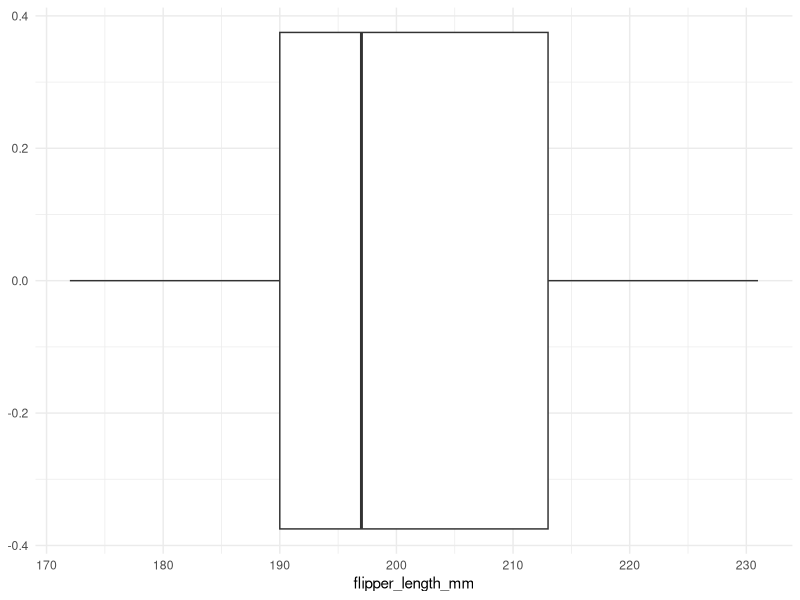
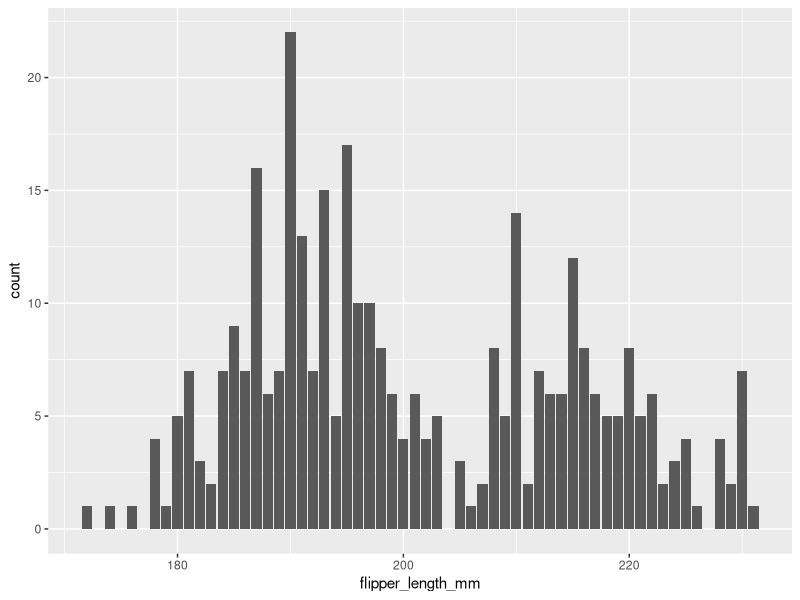
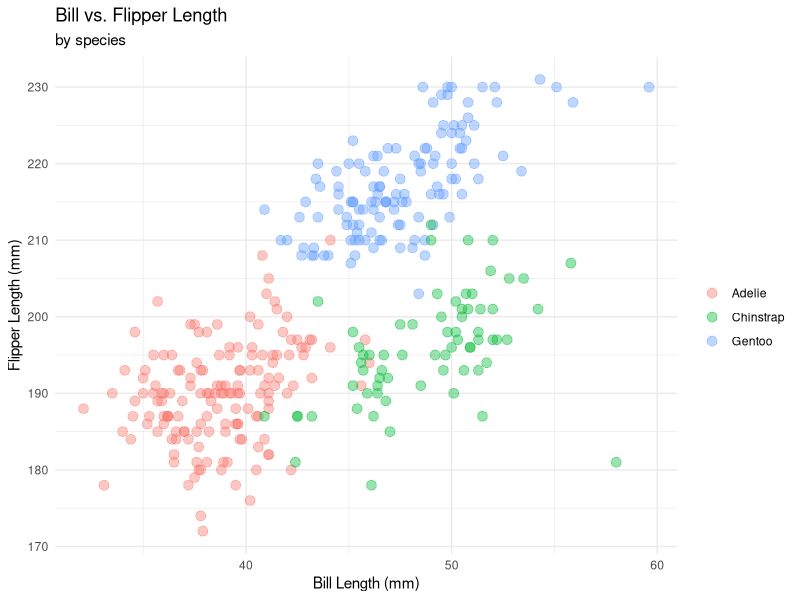

Write R code to recreate these figures, in order.

# Setup -------------------------------------------------------------------

# Install libraries (only need to do once)
# install.packages("tidyverse")
# install.packages("palmerpenguins")

# Load libraries
library(tidyverse)
library(palmerpenguins)

# Examine the Data --------------------------------------------------------

# Look at the data. If you don't want to load the entire library, you can call
# just one function by using package_name::function_name
palmerpenguins::penguins 

# You'll notice there are 344 rows and 8 columns. Everything doesn't fit nicely
# in the console, but there are several different ways to look at the data.
view(penguins)
str(penguins)
glimpse(penguins)
colnames(penguins)

# What if we want to find out which species are included in the data?
unique(penguins$species)

# Intro to dplyr ----------------------------------------------------------

# How many are male?
filter(penguins, sex == "male")

# How many are male on Biscoe island? 
filter(penguins, sex == "male", island == "biscoe")

# Why are there no results? R is case-sensitive and a single letter being wrong
# can break your code. In this case we didn't capitalize "Biscoe"
# How many are male on Biscoe island? 
filter(penguins, sex == "male", island == "Biscoe")

# What if we wanted to sort our female penguins by flipper length? Now we have
# two actions. This is where the pipe operator comes in! Written as either %>%
# or |>, this allow us to chain operations together and is where the design of
# the tidyverse is incredibly helpful.
penguins |> 
  filter(sex == "female") |> 
  arrange(flipper_length_mm)

# Some other ways to filter:

# Using boolean operators
penguins |> 
  filter(bill_length_mm > 40)
penguins |> 
  filter(bill_length_mm >= 40)

# By missing values
penguins |> 
  filter(is.na(flipper_length_mm))
penguins |> 
  filter(!is.na(flipper_length_mm))

# Now let's make a new variable based on flipper length that groups them into
# buckets of "short", "average", and "long". First, let's make a box plot of the
# flipper length.
penguins |> 
  ggplot(aes(flipper_length_mm)) +
  geom_boxplot() +
  theme_minimal()

# We'll use the mutate function to create a new variable, and the case_when
# function from dplyr to create our buckets. Finally, we'll select only the
# original flipper length in mm and the new bucket columns and look at the first
# observations using `head`
penguins |>
  mutate(flipper_length = case_when(
    flipper_length_mm < 190 ~ "short",
    flipper_length_mm >= 190 &
      flipper_length_mm < 213 ~ "average",
    flipper_length_mm > 213 ~ "long"
  )) |>
  select(flipper_length_mm, flipper_length) |>
  head()

# Finally let's look at the average flipper length by species. First we'll group
# by the species and then summarise by the mean (average) flipper length
penguins |> 
  group_by(species) |> 
  summarise(avg_flipper_length = mean(flipper_length_mm))

# We get a result for Chinstrap penguins, but not Adelie or Gentoo. What
# happened? if you remember when we looked at the data, there are some rows with
# missing observations (denoted by NA). We need to tell R to summarise the data
# and exclude those missing values
penguins |> 
  group_by(species) |> 
  summarise(avg_flipper_length = mean(flipper_length_mm, na.rm = TRUE))

# Intro to ggplot2 --------------------------------------------------------

# We looked at a plot briefly earlier, but let's do a little more plotting so
# that you have a general understanding of how it works
penguins |> 
  ggplot(aes(flipper_length_mm)) +
  geom_bar() 

penguins |> 
  ggplot(aes(bill_length_mm,
             flipper_length_mm,
             color = species)) +
  geom_point(size = 3, alpha = 0.4) +
  labs(title = "Bill vs. Flipper Length",
       subtitle = "by species",
       x = "Bill Length (mm)",
       y = "Flipper Length (mm)",
       color = "") +
  theme_minimal()

